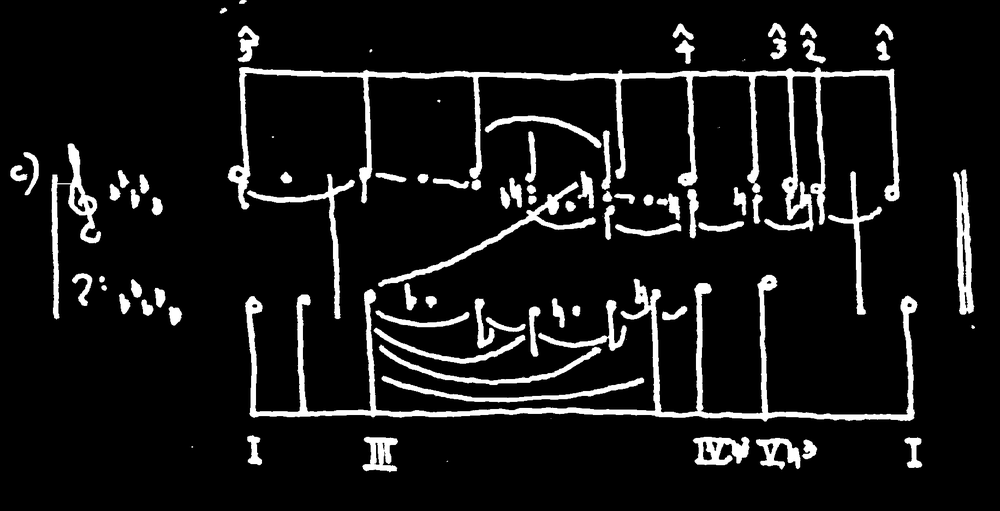
#> input picture Complete Annotations/current/pages/Bach-Fugue-in-Bb-minor-WTC-2-Overview001/image.png, 1000 x 511 px, shrunk from 1832 x 937 before the run
$ python preprocess_intensity.py --input_dir '../../Complete Annotations/current/pages/Bach-Fugue-in-Bb-minor-WTC-2-Overview001' --output_dir out
#> lines starting #> are read from the running program, lines starting #| are printed output that depends on the picture; after the words box and inside, x2 and y2 are one past the last pixel; in counts of white or black regions, pixels touching at a corner belong together
"""Preprocess using grayscale intensity separation (Method 1).

Key idea: Staff lines are pre-printed LIGHT GRAY, handwritten ink is DARK.
By thresholding on intensity BEFORE binarization, we can separate them cleanly.

Also removes non-music content (title text, page numbers, margin notes).

Usage:
    python preprocess_intensity.py --input_dir /path/to/images --output_dir /path/to/output
"""

import os
import numpy as np
from PIL import Image
from argparse import ArgumentParser
import cv2


def preprocess_single(img_path, output_path, ink_threshold=130, debug_dir=None):
    """Preprocess using intensity-based staff/ink separation."""
#> called with output_path = 'out/image.png', ink_threshold = 130
    img = cv2.imread(img_path, cv2.IMREAD_GRAYSCALE)
#> img is the input picture: shape (511, 1000); min 0, max 255, mean 22.5
    if img is None:
        raise ValueError(f"Cannot load image: {img_path}")

    h, w = img.shape
#> h = 511; w = 1000
    fname = os.path.basename(img_path)
    print(f"  Original size: {w}x{h}")
#|   Original size: 1000x511

    # === Step 1: Intensity-based ink extraction ===
    # Ink is dark (< ink_threshold), staff lines are lighter, paper is bright
    # This separates ink from staff BEFORE binarization
    ink_mask = (img < ink_threshold).astype(np.uint8) * 255
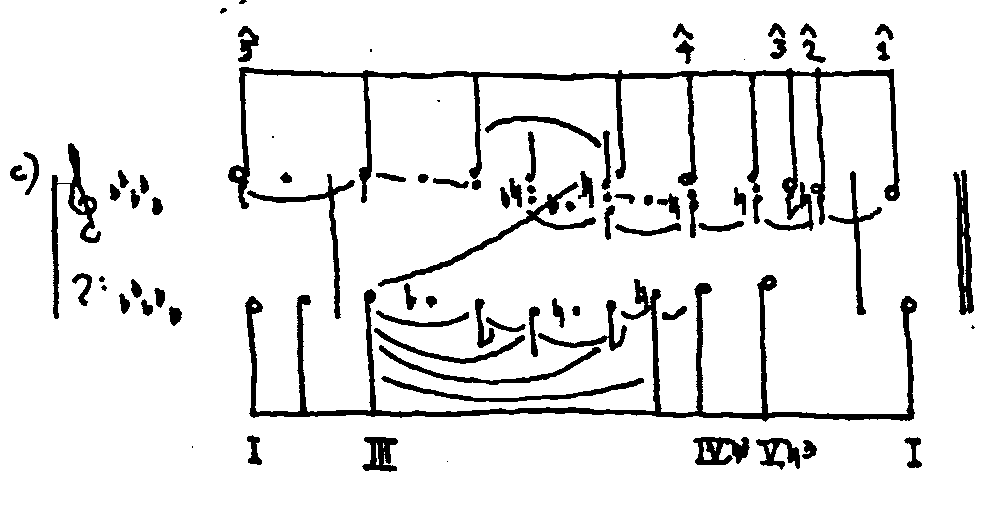
#> ink_mask: shape (511, 1000); 91.2% white; 83 black regions (7 under 20 px), largest, box (x1, y1, x2, y2) and area: (228, 67, 900, 231) 10456, (245, 275, 917, 422) 9276, (51, 143, 101, 319) 1858

    if debug_dir:
        cv2.imwrite(os.path.join(debug_dir, fname.replace('.jpg', '_1_ink_only.png')), ink_mask)

    ink_pixels_before = np.sum(ink_mask > 0)
#> ink_pixels_before = 465965
    print(f"  Ink pixels (threshold={ink_threshold}): {ink_pixels_before}")
#|   Ink pixels (threshold=130): 465965

    # === Step 2: Remove title/header and footer ===
    # Music staves have sustained dense ink rows; title text is sparse/isolated
    row_ink = np.sum(ink_mask > 0, axis=1)
#> row_ink = 511 values, max 1000 at index 4, min 378 at index 74, mean 911.9
    window = 30
    smoothed = np.convolve(row_ink, np.ones(window)/window, mode='same')
#> smoothed = 511 values, max 1000 at index 487, min 498.3 at index 0, mean 897.2

    music_threshold = w * 0.02
#> music_threshold = 20
    first_music_row = 0
    for y in range(h):
        if smoothed[y] > music_threshold:
            if y + 50 < h and np.mean(smoothed[y:y+50]) > music_threshold * 0.5:
                first_music_row = max(0, y - 20)
                break

    last_music_row = h
#> last_music_row = 511
    for y in range(h - 1, 0, -1):
        if smoothed[y] > music_threshold:
            if y - 50 >= 0 and np.mean(smoothed[y-50:y]) > music_threshold * 0.5:
                last_music_row = min(h, y + 20)
                break

    print(f"  Music region: rows {first_music_row}-{last_music_row} (of {h})")
#|   Music region: rows 0-511 (of 511)

    ink_mask[:first_music_row] = 0
    ink_mask[last_music_row:] = 0

    if debug_dir:
        cv2.imwrite(os.path.join(debug_dir, fname.replace('.jpg', '_2_region.png')), ink_mask)

    # === Step 3: Morphological cleanup ===
    noise_kernel = cv2.getStructuringElement(cv2.MORPH_ELLIPSE, (2, 2))
    ink_mask = cv2.morphologyEx(ink_mask, cv2.MORPH_OPEN, noise_kernel)
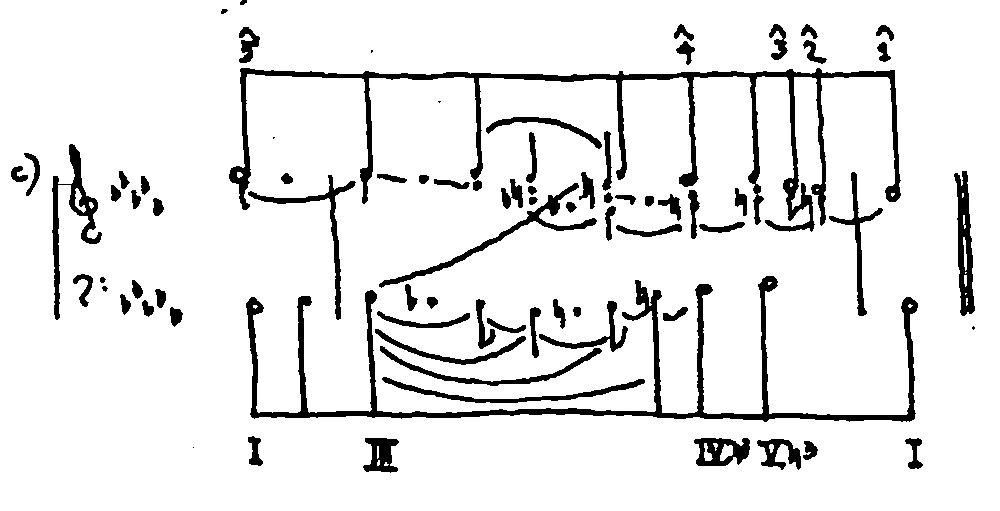
#> ink_mask: shape (511, 1000); 91.2% white; 78 black regions (5 under 20 px), largest, box (x1, y1, x2, y2) and area: (229, 68, 901, 232) 10623, (246, 276, 918, 422) 9286, (52, 144, 102, 320) 1871

    # === Step 4: Connected component filtering ===
    num_labels, labels, stats, centroids = cv2.connectedComponentsWithStats(ink_mask, connectivity=8)
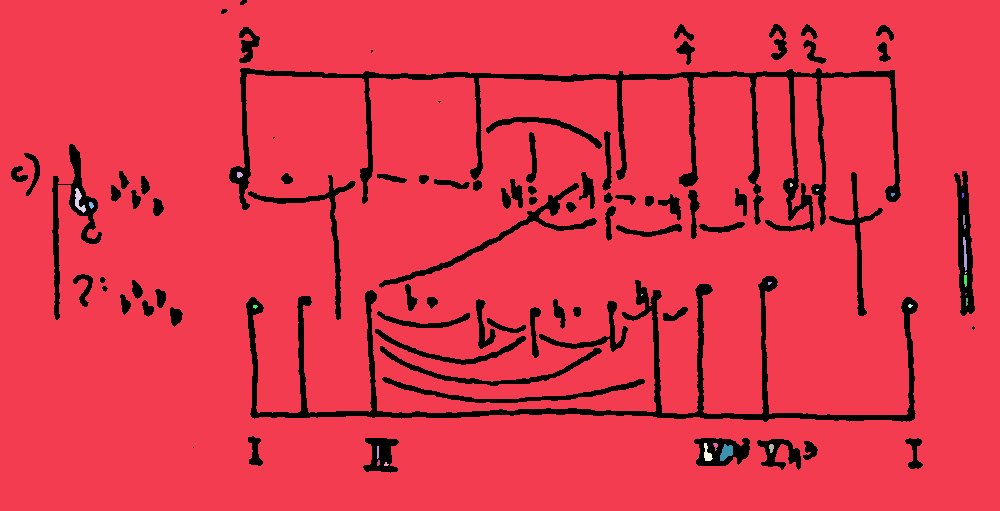
#> labels: shape (511, 1000) int32; 26 distinct labels, from 0 to 25; one colour per label, 0 black
#> num_labels = 26; stats = 26 rows, first 6: [11, 0, 964, 473, 45032], [0, 0, 1000, 511, 465208], [237, 172, 6, 6, 28], [790, 183, 3, 4, 10], [75, 188, 11, 25, 123], [816, 189, 3, 2, 5]; centroids = 26 pairs, first value 78.67 to 966.4, second value 174.3 to 463.8
    clean = np.zeros_like(ink_mask)
    for label_id in range(1, num_labels):
        comp_w = stats[label_id, cv2.CC_STAT_WIDTH]
        comp_h = stats[label_id, cv2.CC_STAT_HEIGHT]
        comp_area = stats[label_id, cv2.CC_STAT_AREA]

        if comp_area < 15:
            continue
        if comp_h <= 4 and comp_w > 80 and comp_w / max(comp_h, 1) > 10:
            continue
        clean[labels == label_id] = 255
#> this loop made 25 passes
#> (comp_w, comp_h, comp_area) on passes 1, 2, 4, 8, 9, 10, 12, 19, 20, 21, 22, 23: (1000, 511, 465208), (6, 6, 28), (11, 25, 123), (5, 7, 24), (3, 14, 26), (4, 34, 85), (3, 12, 32), (9, 18, 90), (5, 8, 23), (13, 17, 147), (5, 9, 34), (2, 13, 25)
#> clean: shape (511, 1000); 91.2% white; 78 black regions (5 under 20 px), largest, box (x1, y1, x2, y2) and area: (229, 68, 901, 232) 10650, (246, 276, 918, 422) 9325, (52, 144, 102, 320) 1871

    if debug_dir:
        cv2.imwrite(os.path.join(debug_dir, fname.replace('.jpg', '_3_clean.png')), clean)

    # === Step 5: Save as 1-bit PNG ===
    pil_img = Image.fromarray(clean, mode='L')
    pil_img = pil_img.point(lambda x: 255 if x > 0 else 0, '1')
    pil_img.save(output_path)

    remaining = np.sum(clean > 0)
#> remaining = 465860
    print(f"  Final: {remaining} foreground pixels (removed {ink_pixels_before - remaining})")
#|   Final: 465860 foreground pixels (removed 105)
    return clean


if __name__ == "__main__":
    parser = ArgumentParser()
    parser.add_argument('--input_dir', required=True, help='Directory with input images')
    parser.add_argument('--output_dir', required=True, help='Output directory')
    parser.add_argument('--ink_threshold', type=int, default=130,
                        help='Grayscale threshold for ink (pixels darker than this are ink)')
    parser.add_argument('--debug', action='store_true', help='Save intermediate steps')
    args = parser.parse_args()

    os.makedirs(args.output_dir, exist_ok=True)
    debug_dir = None
    if args.debug:
        debug_dir = os.path.join(args.output_dir, 'debug')
        os.makedirs(debug_dir, exist_ok=True)

    img_files = sorted([f for f in os.listdir(args.input_dir)
                       if f.lower().endswith(('.png', '.jpg', '.jpeg'))])

    print(f"Processing {len(img_files)} images (ink_threshold={args.ink_threshold})...")
    for fname in img_files:
        print(f"\n--- {fname} ---")
        in_path = os.path.join(args.input_dir, fname)
        out_name = os.path.splitext(fname)[0] + '.png'
        out_path = os.path.join(args.output_dir, out_name)
        try:
            preprocess_single(in_path, out_path, args.ink_threshold, debug_dir)
        except Exception as e:
            import traceback
            print(f"  ERROR: {e}")
            traceback.print_exc()
#> pass 2 of the loop `for fname in img_files:`:
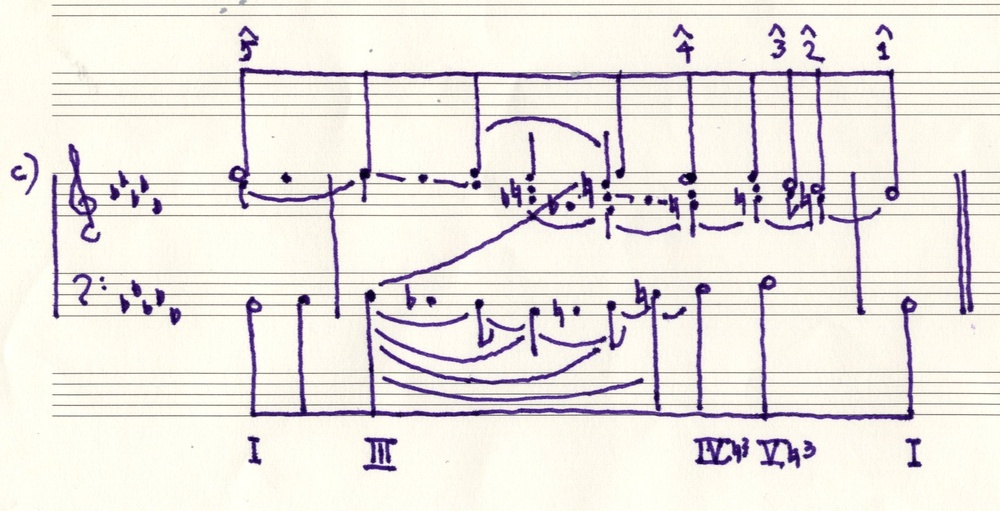
#> input picture Complete Annotations/current/pages/Bach-Fugue-in-Bb-minor-WTC-2-Overview001/original.jpg, 1000 x 511 px, shrunk from 1832 x 937 before the run
#|   Original size: 1000x511
#> in preprocess_single (call 2), `ink_mask = (img < ink_threshold).astype(np.uint8) * 255`:
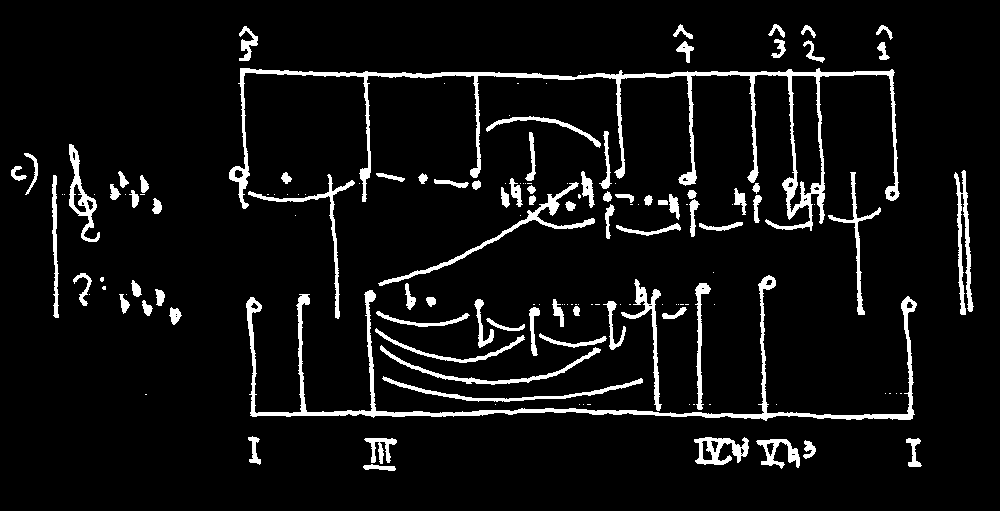
#> ink_mask: shape (511, 1000); 6.7% white; 147 white regions (67 under 20 px), largest, box (x1, y1, x2, y2) and area: (229, 68, 900, 231) 7954, (246, 275, 917, 421) 5652, (378, 182, 595, 286) 1319
#> ink_pixels_before = 34385
#|   Ink pixels (threshold=130): 34385
#> row_ink = 511 values, max 569 at index 74, min 0 at index 0, mean 67.29
#> smoothed = 511 values, max 180.5 at index 190, min 0 at index 0, mean 67.29
#|   Music region: rows 9-494 (of 511)
#> in preprocess_single (call 2), `num_labels, labels, stats, centroids = cv2.connectedComponentsWithStat..`:
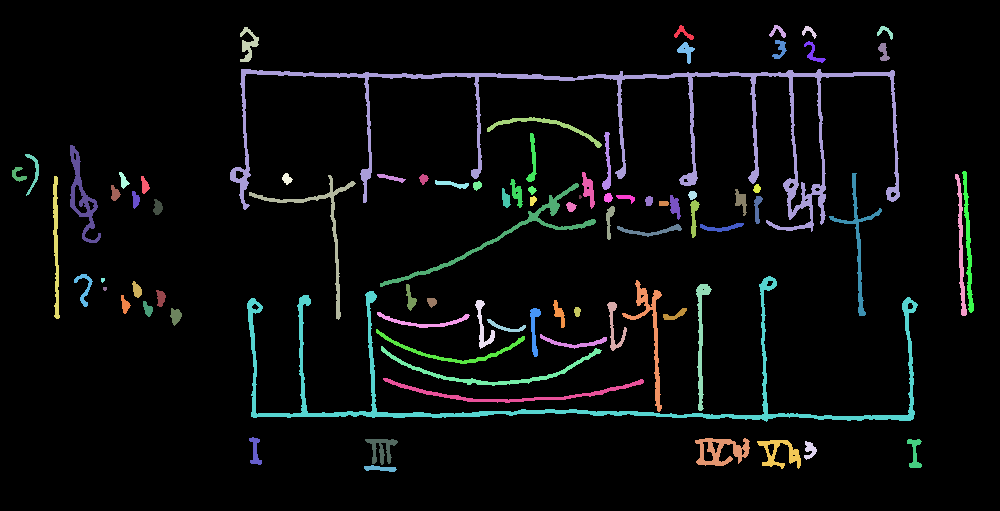
#> labels: shape (511, 1000) int32; 85 distinct labels, from 0 to 84; one colour per label, 0 black
#> num_labels = 85; stats = 85 rows, first 6: [0, 0, 1000, 511, 476860], [674, 25, 20, 15, 110], [769, 25, 17, 13, 96], [240, 27, 19, 35, 296], [802, 26, 15, 13, 79], [877, 26, 16, 14, 88]; centroids = 85 pairs, first value 17.8 to 967.7, second value 31.02 to 468.1
#> the loop in preprocess_single (call 2), `for label_id in range(1, num_labels):` made 84 passes
#> (comp_w, comp_h, comp_area) on passes 1 to 8: (20, 15, 110), (17, 13, 96), (19, 35, 296), (15, 13, 79), (16, 14, 88), (15, 19, 135), (22, 22, 142), (18, 22, 168)
#> remaining = 34116
#|   Final: 34116 foreground pixels (removed 269)

    print(f"\nDone! Results saved to {args.output_dir}")
